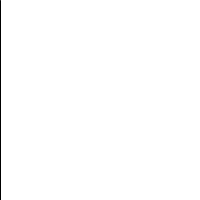
Frame 1 (no input)
Frame 60 (the mouse pressed at the canvas centre just before this capture): blank canvas, image omitted
Frame 120 (the mouse held since frame 60 and released just before this capture): blank canvas, image omitted

The Processing sketch that drew this single still picture (run headless with seeded random() and noise(); from frame 60 on, the mouse is pressed at the canvas centre):

// Processing sketch: basics_06_conditional_line
// ── basics_06_conditional_line.pde
// this is a variable, it can (only) store numbers
int x = 0;

void setup() {
  size(200, 200);
}

void draw() {
  background(255);
  // how about more than a single line?
  line(x, 0, x, height);

  // move it! (x++ is shorthand for x=x+1)
  x++;
  // or use the vertical mouse position to control speed
  //x += mouseY;

  // here we check if we have reached the right side of the screen
  // and if so subtract the screen width from x to start again
  // from the left
  if (x > width) {
    x = x - width;
  }
}
